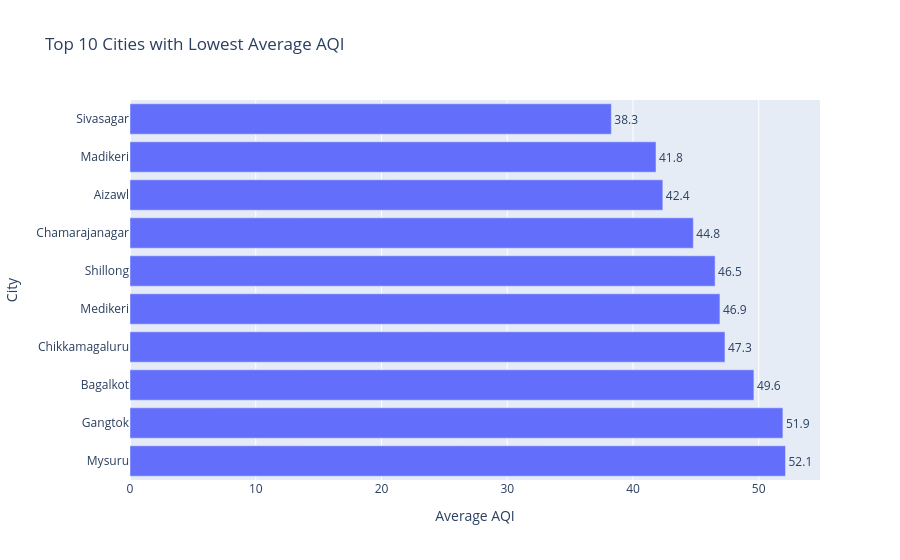

Notebook cell for this chart:
### Code cell
fig = px.bar(
    cleanest_cities.sort_values("avg_aqi", ascending=False),
    x="avg_aqi",
    y="city",
    orientation="h",
    text="avg_aqi",
    title="Top 10 Cities with Lowest Average AQI"
)

fig.update_traces(
    texttemplate="%{text:.1f}",
    textposition="outside"
)

fig.update_layout(
    xaxis_title="Average AQI",
    yaxis_title="City"
)

fig.show()

### Figure 1 — Plotly figure (JSON) as saved in the notebook; plotly's stock layout.template omitted (floating-point values rounded to 4 significant figures)
{"data": [{"hovertemplate": "avg_aqi=%{text}<br>city=%{y}<extra></extra>", "legendgroup": "", "marker": {"color": "#636efa", "pattern": {"shape": ""}}, "name": "", "orientation": "h", "showlegend": false, "text": [52.13, 51.92, 49.62, 47.31, 46.91, 46.53, 44.8, 42.37, 41.83, 38.28], "textposition": "outside", "texttemplate": "%{text:.1f}", "type": "bar", "x": [52.13, 51.92, 49.62, 47.31, 46.91, 46.53, 44.8, 42.37, 41.83, 38.28], "xaxis": "x", "y": ["Mysuru", "Gangtok", "Bagalkot", "Chikkamagaluru", "Medikeri", "Shillong", "Chamarajanagar", "Aizawl", "Madikeri", "Sivasagar"], "yaxis": "y"}], "layout": {"barmode": "relative", "legend": {"tracegroupgap": 0}, "title": {"text": "Top 10 Cities with Lowest Average AQI"}, "xaxis": {"anchor": "y", "domain": [0, 1], "title": {"text": "Average AQI"}}, "yaxis": {"anchor": "x", "domain": [0, 1], "title": {"text": "City"}}}}
